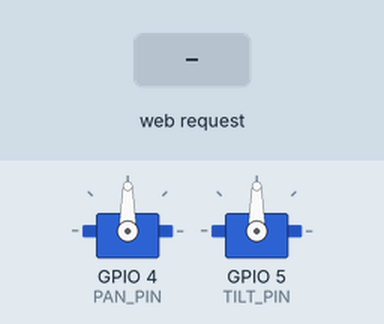
Recording of a sketch running on a simulated ESP32. Shown: 2 × servo. The test bench sets the inputs (shaded band). WiFi joins after 1.5 s; servers stay silent unless stated; what the sketch prints to the serial monitor is not drawn.

Above: at 2.7 s.
2.8 s: HTTP request GET /servo?pan=1&tilt=1 received
At 3.9 s:
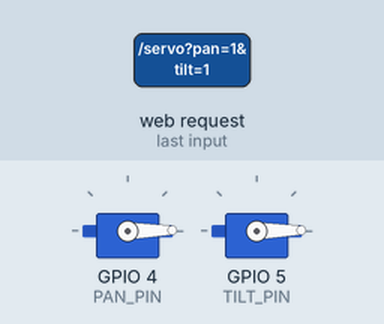
4.3 s: HTTP request GET /servo?pan=120&tilt=120 received
At 5.0 s:
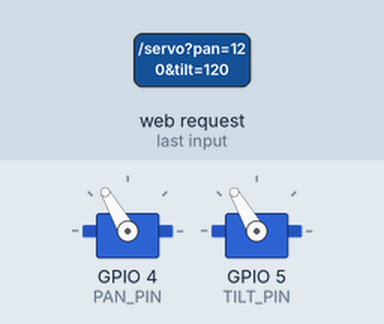
Timing chart, 0 to 7.3 s (numbered marks = the images above; inputs shaded):
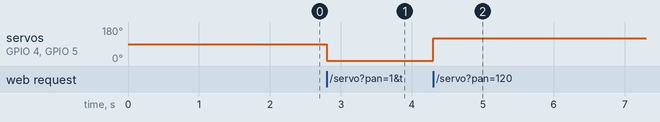

Measured:
- after the input at 2.8 s, servo on GPIO 4 (PAN_PIN), servo on GPIO 5 (TILT_PIN): 90° → 1° at once
- after the input at 4.3 s, servo on GPIO 4 (PAN_PIN), servo on GPIO 5 (TILT_PIN): 1° → 120° at once

The sketch:

miku_firmware.ino
```cpp
#include <WiFi.h>
#include <WebServer.h>
#include <ESP32Servo.h>

// --- CONFIGURACIÓN DE RED ---
const char* ssid = "TU_WIFI";
const char* password = "TU_PASSWORD";

// --- CONFIGURACIÓN DE SERVOS ---
Servo panServo;   // Motor de la base (Izquierda/Derecha)
Servo tiltServo;  // Motor de la cabeza (Arriba/Abajo)

// Pines para los servos (Ajustar según tu PCB de Blueprint)
const int PAN_PIN = 4;
const int TILT_PIN = 5;

// Servidor Web en el puerto 80
WebServer server(80);

void setup() {
  Serial.begin(115200);

  // 1. Iniciar los Servos
  // ESP32 requiere configurar los temporizadores de los servos
  ESP32PWM::allocateTimer(0);
  ESP32PWM::allocateTimer(1);

  panServo.setPeriodHertz(50); // Servos estándar de 50Hz
  tiltServo.setPeriodHertz(50);

  panServo.attach(PAN_PIN, 500, 2400); // Rango de pulso para SG90/MG90S
  tiltServo.attach(TILT_PIN, 500, 2400);

  // Centrar la cabeza al encender
  panServo.write(90);
  tiltServo.write(90);

  // 2. Conectar al WiFi
  Serial.println("Conectando a WiFi...");
  WiFi.begin(ssid, password);
  while (WiFi.status() != WL_CONNECTED) {
    delay(500);
    Serial.print(".");
  }
  Serial.println("\nConectado!");
  Serial.print("Direccion IP del ESP32: ");
  Serial.println(WiFi.localIP());

  // 3. Configurar Rutas del Servidor HTTP
  // Esta ruta es exactamente la que llama tu script test_motores.py
  server.on("/servo", HTTP_GET, []() {
    if (server.hasArg("pan") && server.hasArg("tilt")) {
      int panVal = server.arg("pan").toInt();
      int tiltVal = server.arg("tilt").toInt();

      // Limitar los valores para no romper el mecanismo
      panVal = constrain(panVal, 0, 180);
      tiltVal = constrain(tiltVal, 0, 180);

      panServo.write(panVal);
      tiltServo.write(tiltVal);

      server.send(200, "text/plain", "Movimiento OK");
    } else {
      server.send(400, "text/plain", "Faltan parametros pan o tilt");
    }
  });

  // Iniciar servidor
  server.begin();
  Serial.println("Servidor HTTP iniciado.");
}

void loop() {
  // Escuchar a las peticiones HTTP que vienen de Miku (tu computadora)
  server.handleClient();

  // Aquí luego agregaremos el código para dibujar los Ojos y leer la Cámara
}
```
